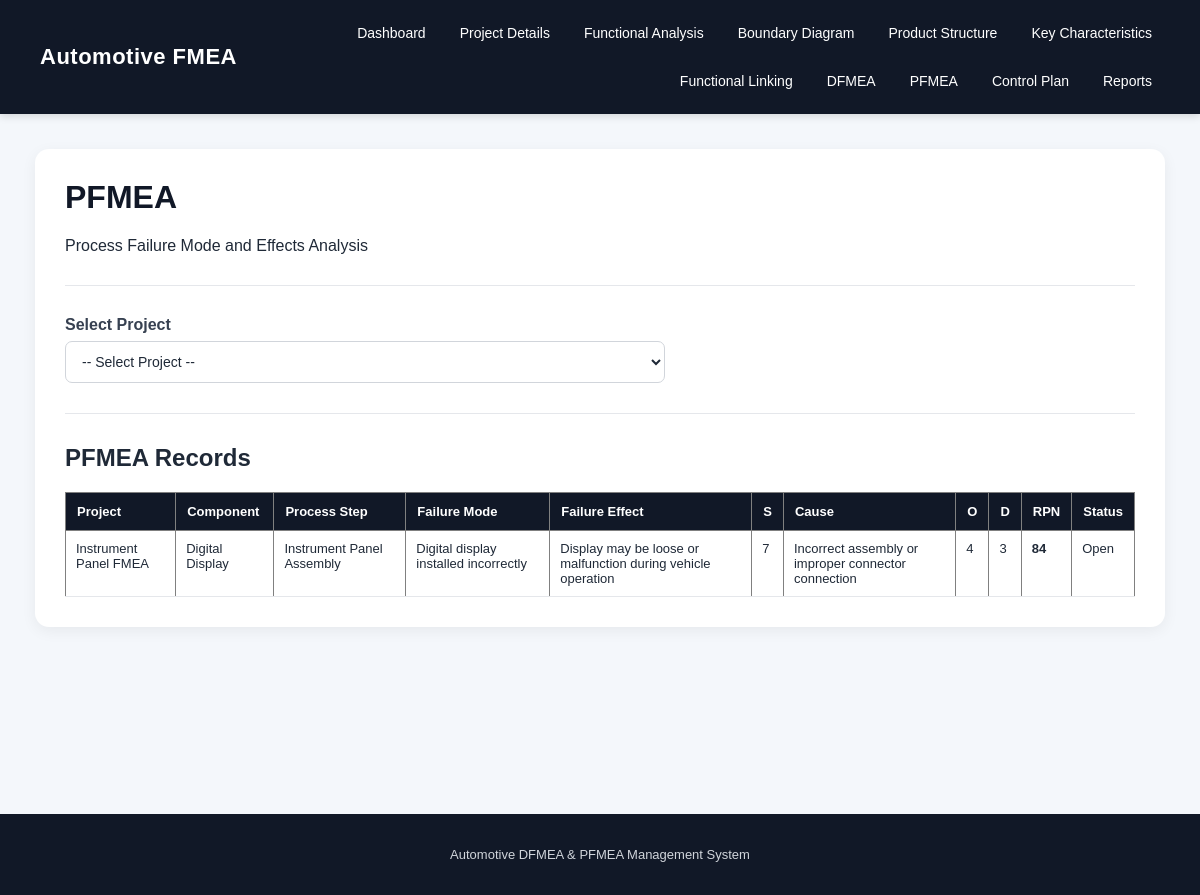
/pfmea, run on the app's committed database.
### tables this page shows
CREATE TABLE pfmea (
            id INTEGER PRIMARY KEY AUTOINCREMENT,
            project_id INTEGER,
            component_id INTEGER,
            process_step TEXT,
            process_function TEXT,
            failure_mode TEXT,
            failure_effect TEXT,
            severity INTEGER,
            cause TEXT,
            occurrence INTEGER,
            prevention_control TEXT,
            detection_control TEXT,
            detection INTEGER,
            rpn INTEGER,
            recommended_action TEXT,
            responsibility TEXT,
            target_date TEXT,
            action_status TEXT,
            FOREIGN KEY (project_id) REFERENCES projects(id),
            FOREIGN KEY (component_id) REFERENCES product_structure(id)
        );

CREATE TABLE projects (
            id INTEGER PRIMARY KEY AUTOINCREMENT,
            project_name TEXT NOT NULL,
            product_name TEXT,
            customer TEXT,
            project_number TEXT,
            created_date TEXT
        );

CREATE TABLE product_structure (
            id INTEGER PRIMARY KEY AUTOINCREMENT,
            project_id INTEGER NOT NULL,
            parent_id INTEGER,
            component_name TEXT NOT NULL,
            component_type TEXT,
            label TEXT,
            part_number TEXT,
            level INTEGER DEFAULT 0,
            description TEXT,
            FOREIGN KEY (project_id) REFERENCES projects(id),
            FOREIGN KEY (parent_id) REFERENCES product_structure(id)
        );

### app.py (the view, shortened to what this page needs)
@app.route("/pfmea", methods=["GET", "POST"])
def pfmea():
    conn = get_db()
    selected_project_id = request.args.get(
        "project_id",
        ""
    )
    projects = conn.execute("""
        SELECT
            id,
            project_name,
            product_name
        FROM projects
        ORDER BY id DESC
    """).fetchall()
    if selected_project_id:
        components = conn.execute("""
            SELECT
                id,
                component_name,
                component_type,
                part_number,
                level
            FROM product_structure
            WHERE project_id = ?
            ORDER BY level, id
        """, (
            selected_project_id,
        )).fetchall()
    else:
        components = []
    records = conn.execute("""
        SELECT
            p.*,
            pr.project_name,
            ps.component_name
        FROM pfmea AS p

        LEFT JOIN projects AS pr
            ON p.project_id = pr.id

        LEFT JOIN product_structure AS ps
            ON p.component_id = ps.id

        ORDER BY p.id DESC
    """).fetchall()
    conn.close()
    return render_template(
        "pfmea.html",
        projects=projects,
        components=components,
        records=records,
        selected_project_id=selected_project_id
    )

### app.py (called while the page is built)
def get_db():
    os.makedirs("database", exist_ok=True)
    conn = sqlite3.connect(DATABASE)
    conn.row_factory = sqlite3.Row
    return conn

### templates/pfmea.html (shortened to what this page needs)
{% extends "base.html" %}
{% block content %}
<div class="container">
    <h1>PFMEA</h1>
    <p>Process Failure Mode and Effects Analysis</p>
    <hr>
    <form method="GET" action="{{ url_for('pfmea') }}">
        <label><b>Select Project</b></label>
        <select name="project_id" onchange="this.form.submit()" required>
            <option value="">-- Select Project --</option>
        </select>
    </form>
    <hr>
    <h2>PFMEA Records</h2>
    {% if records %}
    <table border="1"
           cellpadding="8"
           cellspacing="0"
           width="100%">
        <tr>
            <th>Project</th>
            <th>Component</th>
            <th>Process Step</th>
            <th>Failure Mode</th>
            <th>Failure Effect</th>
            <th>S</th>
            <th>Cause</th>
            <th>O</th>
            <th>D</th>
            <th>RPN</th>
            <th>Status</th>
        </tr>
        {% for record in records %}
        <tr>
            <td>{{ record['project_name'] }}</td>
            <td>{{ record['component_name'] }}</td>
            <td>{{ record['process_step'] }}</td>
            <td>{{ record['failure_mode'] }}</td>
            <td>{{ record['failure_effect'] }}</td>
            <td>{{ record['severity'] }}</td>
            <td>{{ record['cause'] }}</td>
            <td>{{ record['occurrence'] }}</td>
            <td>{{ record['detection'] }}</td>
            <td><b>{{ record['rpn'] }}</b></td>
            <td>{{ record['action_status'] }}</td>
        </tr>
        {% endfor %}
    </table>
    {% else %}
    <p>No PFMEA records created yet.</p>
    {% endif %}
</div>
{% endblock %}

### static/css/style.css (style rules this page uses)
* { box-sizing: border-box; }
body { margin: 0; font-family: Arial, Helvetica, sans-serif; background: #f4f7fb; color: #1f2937; }
.container { max-width: 1250px; margin: auto; background: white; padding: 30px; border-radius: 14px; box-shadow: 0 4px 15px rgba(0, 0, 0, 0.06); overflow-x: auto; }
.container h1 { margin-top: 0; color: #111827; }
.container h2 { margin-top: 28px; color: #1f2937; }
form { margin-top: 15px; }
label { display: block; margin-bottom: 7px; color: #374151; font-weight: 500; }
input, select, textarea { width: 100%; max-width: 600px; padding: 11px 12px; border: 1px solid #d1d5db; border-radius: 7px; font-size: 14px; background: white; color: #1f2937; }
table { border-collapse: collapse; margin-top: 15px; background: white; width: 100%; }
th { background: #111827; color: white; padding: 11px; text-align: left; font-size: 13px; white-space: nowrap; }
td { padding: 10px; border-bottom: 1px solid #e5e7eb; font-size: 13px; vertical-align: top; }
.container table { min-width: 800px; }
hr { border: none; border-top: 1px solid #e5e7eb; margin: 30px 0; }

### data on the page
pfmea: project_name "Instrument Panel FMEA", component_name "Digital Display", process_step "Instrument Panel Assembly", failure_mode "Digital display installed incorrectly", failure_effect "Display may be loose or malfunction during vehicle operation", severity "7", cause "Incorrect assembly or improper connector connection", occurrence "4", detection "3", rpn "84", action_status "Open"
